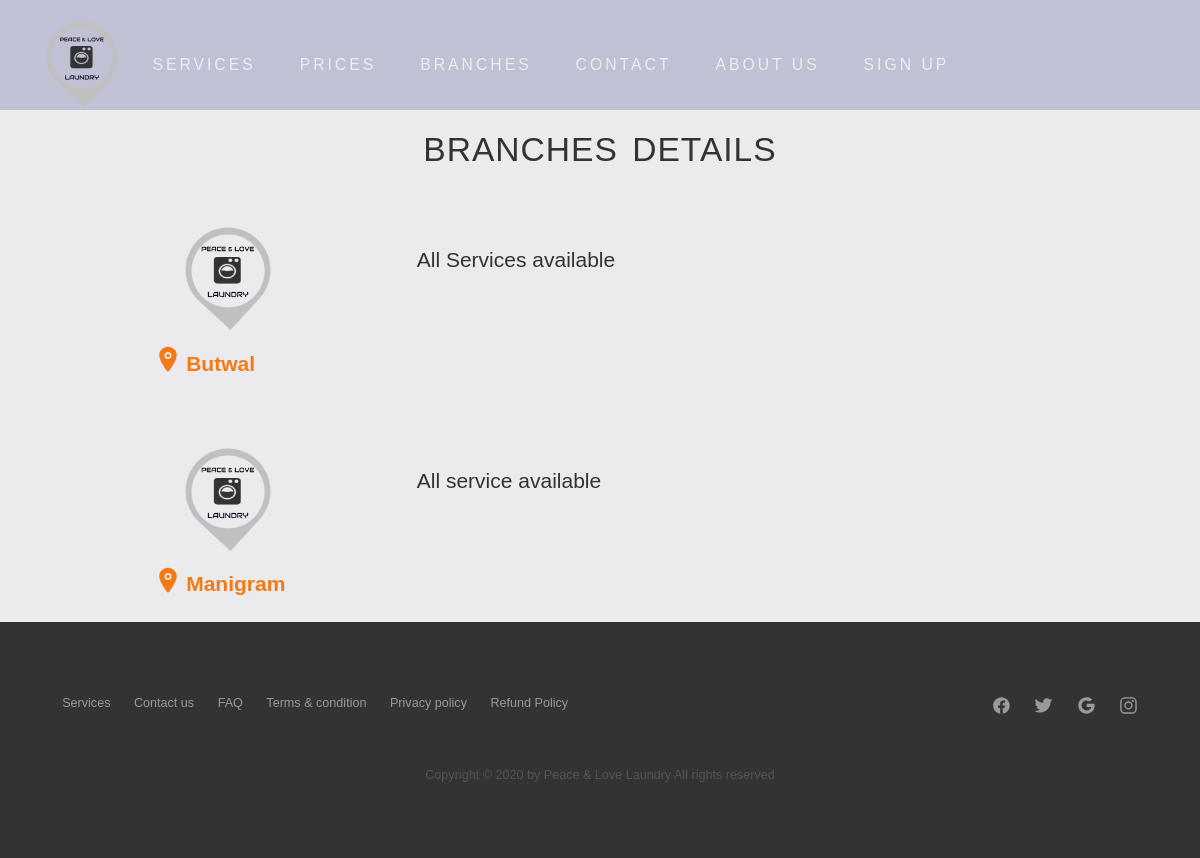
The page /laundry/branches/ (signed in) on the database its author committed.
### laundry_app/models.py (models this page shows, shortened)
class Branch(models.Model):
    Name = models.CharField(max_length=50, default=" ")
    Service_Available = models.CharField(max_length=50, default=" ")

### laundry_app/views.py (the view)
def branches(request):
    session_value = request.session['session_name']
    cookies = request.COOKIES.get('username')
    branches_list = Branch.objects.order_by('Name')
    branches_dict = { 'branches' : branches_list, 'cookies':cookies, 'session':session_value }
    return render(request, 'laundry/branches.html', context=branches_dict)

### templates/laundry/branches.html
<!DOCTYPE html>
{% extends 'laundry/index.html' %}
{% load static %}
{% block body_block %}
    <section class="section-branches">
        <div class="row">
            <h1> Branches Details </h1>
        </div>
        {% if branches %}
        <div class="branch-details">
            {% for branch in branches %}
            <div class="row">
                <div class="col span-1-of-3">
                  <ul>
                    <li><img src="{% static 'img/logo.png' %}" alt="Logo"></li>
                    <li class="branch-name"><ion-icon name="location" class="logo-big"></ion-icon> <span> {{ branch.Name }} </span>  </li>
                  </ul>
                </div>
                <div class="col span-2-of-3">
                    <p>{{ branch.Service_Available }}</p>
                </div>
            </div>
            {% endfor %}
            {% endif %}
        </div>
    </section>
{% endblock %}

### static/resources/css/style.css (style rules this page uses)
* { margin: 0; padding: 0; font-family: lato Arial, Helvetica, sans-serif; box-sizing: border-box; }
html { font-size: 10px; font-weight: 300; }
.row { max-width: 1140px; margin: 0 auto; padding-bottom: 20px; }
h1,h2,h3 { font-weight: 300; text-transform: uppercase; }
h1 { margin : 0 ; margin-top: 20px; margin-bottom: 10px; letter-spacing: 1px; word-spacing: 4px; font-size: 240%; text-align: center; }
ul { list-style-type: none; }
* { outline: none; }
.section-branches { background-color: rgb(235, 235, 238); }
.branch-details li { list-style: none; }
.branch-details li img { border-radius: 50%; height: 150px; width: auto; padding: 15px 37%; }
.branch-details .branch-name { padding-left: 33.33%; position: relative; color: rgb(243, 122, 23); }
.branch-name span { position: absolute; top: 10%; left: 42%; font-size: 150%; font-weight: bold; }
.branch-details p { padding-top: 50px; font-size: 150%; }
.logo-big { font-size: 200%; }

### static/resources/css/queries.css (style rules this page uses)
@media only screen and (max-width: 1200px) { .row { padding: 0.2%; } }

### rows shown on the page
Branch: Name "Butwal", Service_Available "All Services available"
Branch: Name "Manigram", Service_Available "All service available"
